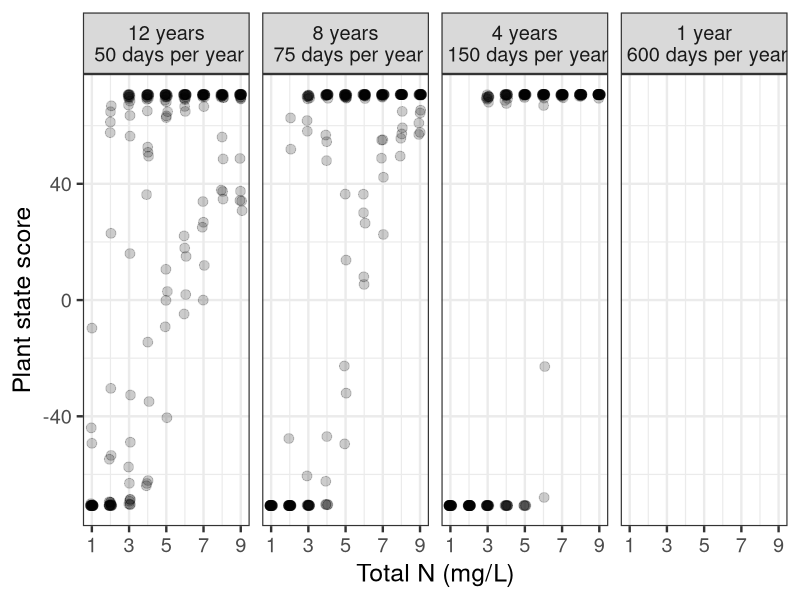
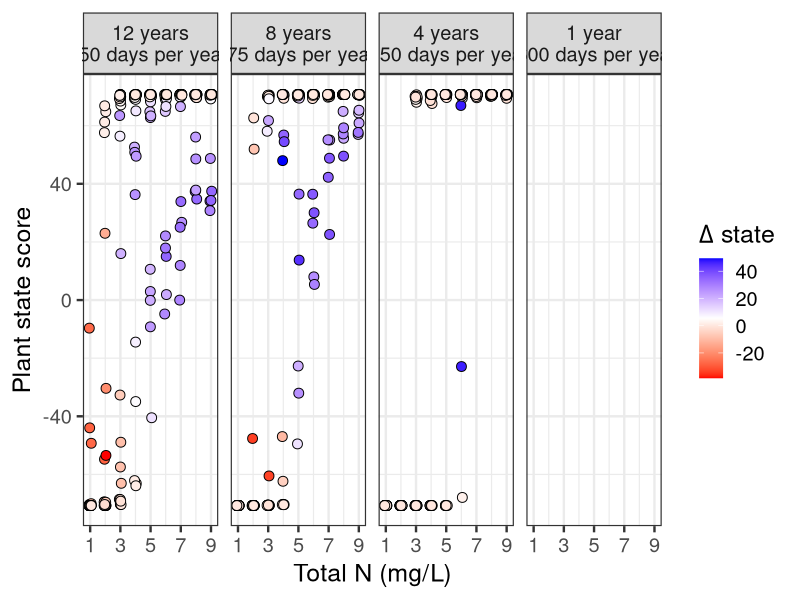
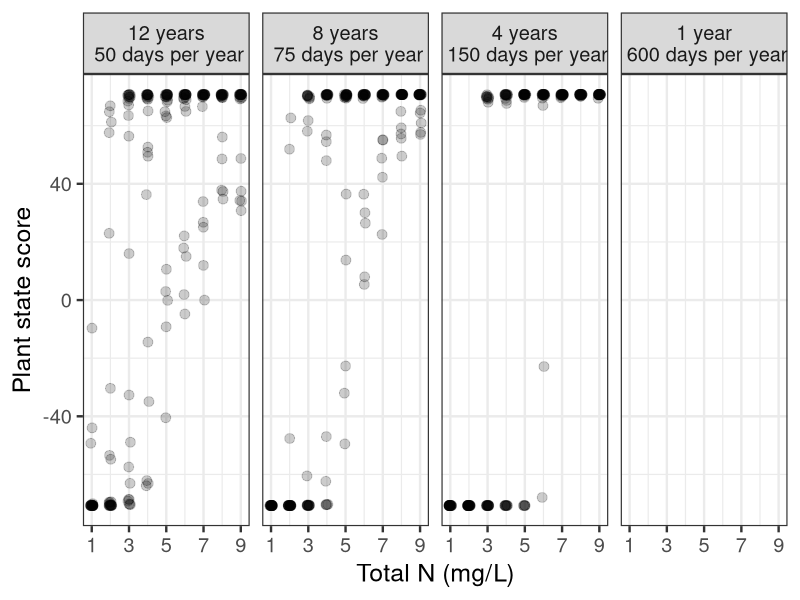
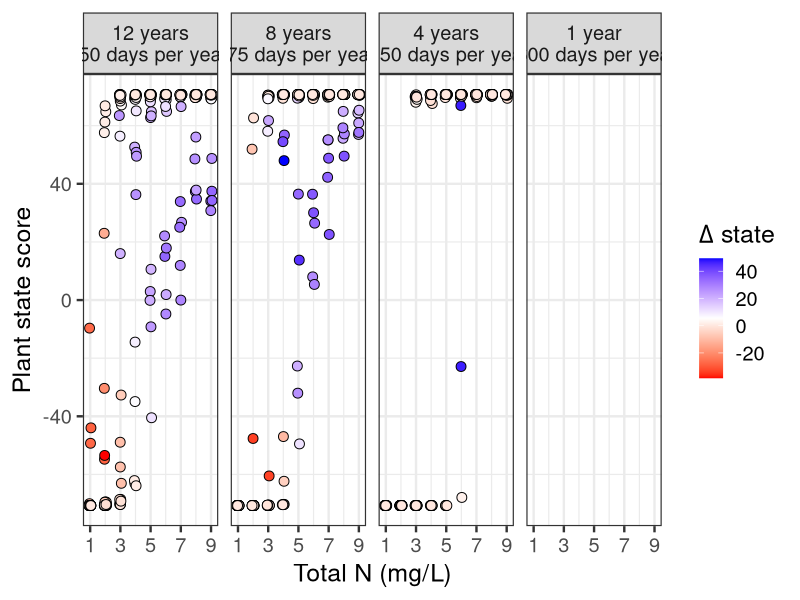

R code for these plots, in order:
library(ggplot2)
library(gridExtra)

###############
# Import data #
###############
data <- read.csv("output_growing_season.csv")

head(data)
nrow(data)


# Set ap altern. measures of FP&SAV for 600 day growing season  
# data$FP_final[data$years==1] <- data$FP_end_yr01[data$years==1]
# data$FP_final[data$years!=1] <- data$FP_end_yr04[data$years!=1]

# data$SAV_final[data$years==1] <- data$SAV_end_yr01[data$years==1]
# data$SAV_final[data$years!=1] <- data$SAV_end_yr04[data$years!=1]


###############################################
# Calculate "state_score" for each simulation #
# Range (-70.7, 70.7)                         #
# (-) score: more SAV                         #
# (+) score: more FP                          #
###############################################
# I could also use this (avg cover in the final year)
data$state_score04 <- (data$FP_end_yr04 - data$SAV_end_yr04) / sqrt(2)
data$state_score03 <- (data$FP_end_yr03 - data$SAV_end_yr03) / sqrt(2)
data$state_score02 <- (data$FP_end_yr02 - data$SAV_end_yr02) / sqrt(2)
data$state_score01 <- (data$FP_end_yr01 - data$SAV_end_yr01) / sqrt(2)

#################################################### 
# Calculate difference between last two time steps #  
####################################################
data$state_score04vs03 <- data$state_score04 - data$state_score03


# change "data$days" to a factor with different levels 
data$days_factor <- as.factor(data$days)
levels(data$days_factor) <- c("12 years\n 50 days per year","8 years\n 75 days per year",
                              "4 years\n 150 days per year","1 year\n 600 days per year")

# Plot 
SAV_FP_plot <- ggplot(data, aes(x=TOTALN,y=state_score04))
SAV_FP_plot <- SAV_FP_plot + scale_colour_grey()
SAV_FP_plot <- SAV_FP_plot + geom_point(alpha=0.2,size=3, position=position_jitter(w=0.075))                                 
SAV_FP_plot <- SAV_FP_plot + facet_grid(. ~ days_factor)
SAV_FP_plot <- SAV_FP_plot + xlab("Total N (mg/L)")
SAV_FP_plot <- SAV_FP_plot + ylab(expression(paste("Plant state score")))
SAV_FP_plot <- SAV_FP_plot + theme_bw(base_size=18)
SAV_FP_plot <- SAV_FP_plot + scale_x_continuous(breaks=c(1,3,5,7,9))
SAV_FP_plot

ggsave(file="output_growing_season_state_score.jpg",SAV_FP_plot, height=4,width=12)


# Plot it with color
color_lims <- max(abs(min(data$state_score04vs03)), max(data$state_score04vs03))

SAV_FP_plot <- ggplot(data, aes(x=TOTALN,y=state_score04))
SAV_FP_plot <- SAV_FP_plot + geom_point(size=3, 
                                        aes(fill=state_score04vs03),
                                        position=position_jitter(w=0.075),
                                        colour="black",pch=21)
SAV_FP_plot <- SAV_FP_plot + scale_fill_gradientn(colours=c("red","white","blue"),
                                                  limits=c(-color_lims,color_lims),
                                                  name=expression(paste(Delta," state",sep="")))                             
SAV_FP_plot <- SAV_FP_plot + facet_grid(. ~ days_factor)
SAV_FP_plot <- SAV_FP_plot + xlab("Total N (mg/L)")
SAV_FP_plot <- SAV_FP_plot + ylab(expression(paste("Plant state score")))
SAV_FP_plot <- SAV_FP_plot + theme_bw(base_size=18)
SAV_FP_plot <- SAV_FP_plot + scale_x_continuous(breaks=c(1,3,5,7,9))
SAV_FP_plot

ggsave(file="output_growing_season_state_score - with_colour.jpg",SAV_FP_plot, height=4,width=11)

